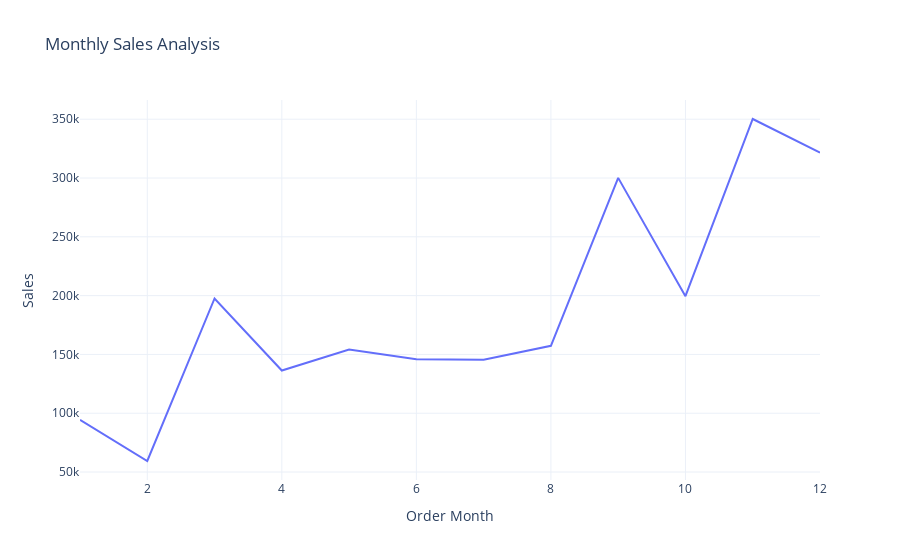

Notebook source saved alongside this figure:
### Code cell
sales_by_month = data.groupby('Order Month')['Sales'].sum().reset_index()
fig = px.line(sales_by_month,
              x = 'Order Month',
              y = 'Sales',
              title = 'Monthly Sales Analysis')
fig.show()

### Figure 1 — Plotly figure (JSON) as saved in the notebook; plotly's stock layout.template omitted (floating-point values rounded to 4 significant figures)
{"data": [{"hovertemplate": "Order Month=%{x}<br>Sales=%{y}<extra></extra>", "legendgroup": "", "line": {"color": "#636efa", "dash": "solid"}, "marker": {"symbol": "circle"}, "mode": "lines", "name": "", "orientation": "v", "showlegend": false, "type": "scatter", "x": [1, 2, 3, 4, 5, 6, 7, 8, 9, 10, 11, 12], "xaxis": "x", "y": [94290.0, 59370.0, 197600.0, 136300.0, 154100.0, 145800.0, 145500.0, 157300.0, 300100.0, 199500.0, 350200.0, 321500.0], "yaxis": "y"}], "layout": {"legend": {"tracegroupgap": 0}, "title": {"text": "Monthly Sales Analysis"}, "xaxis": {"anchor": "y", "domain": [0, 1], "title": {"text": "Order Month"}}, "yaxis": {"anchor": "x", "domain": [0, 1], "title": {"text": "Sales"}}}}
